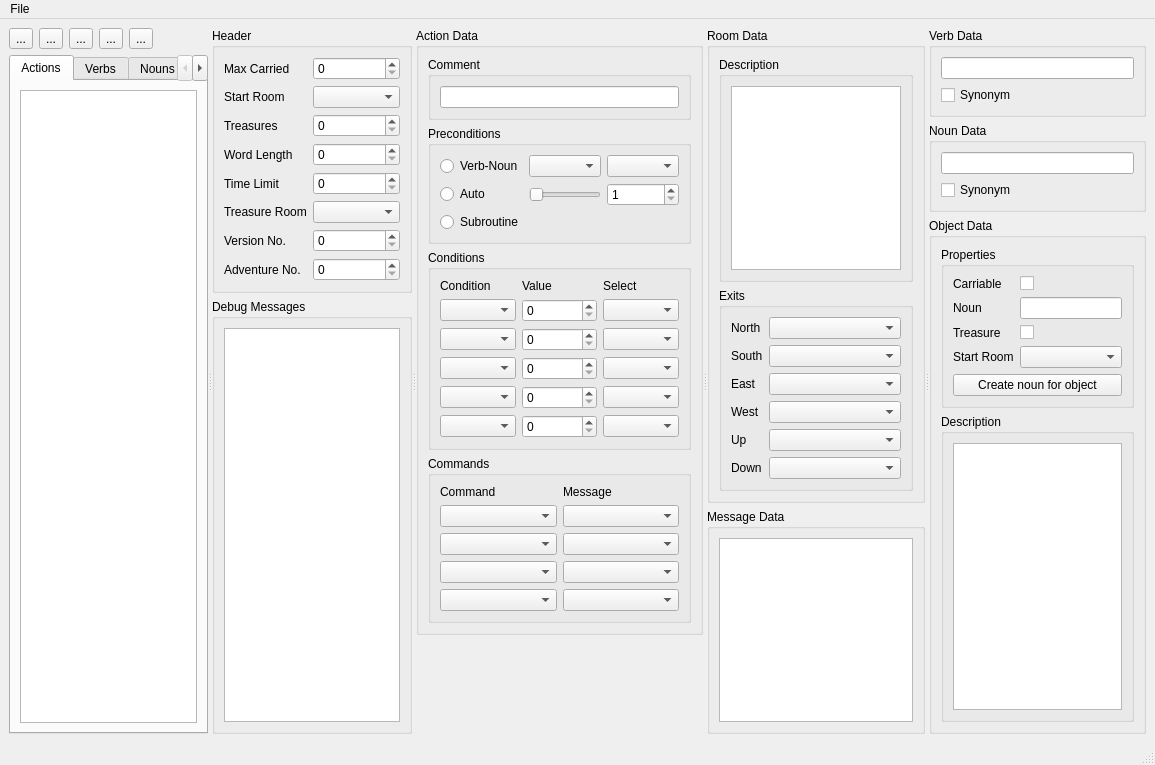
<?xml version="1.0" encoding="UTF-8"?>
<ui version="4.0">
 <class>MainWindow</class>
 <widget class="QMainWindow" name="MainWindow">
  <property name="geometry">
   <rect>
    <x>0</x>
    <y>0</y>
    <width>1155</width>
    <height>765</height>
   </rect>
  </property>
  <property name="sizePolicy">
   <sizepolicy hsizetype="Preferred" vsizetype="Preferred">
    <horstretch>0</horstretch>
    <verstretch>0</verstretch>
   </sizepolicy>
  </property>
  <property name="windowTitle">
   <string>adventshark v0.1.1</string>
  </property>
  <property name="windowIcon">
   <iconset resource="resources/resources.qrc">
    <normaloff>:/newPrefix/hires_adventshark_icon.png</normaloff>:/newPrefix/hires_adventshark_icon.png</iconset>
  </property>
  <widget class="QWidget" name="centralwidget">
   <layout class="QHBoxLayout" name="horizontalLayout">
    <item>
     <widget class="QSplitter" name="splitter">
      <property name="orientation">
       <enum>Qt::Horizontal</enum>
      </property>
      <widget class="QWidget" name="layoutWidget">
       <layout class="QVBoxLayout" name="verticalLayout_2">
        <item>
         <layout class="QHBoxLayout" name="horizontalLayout_10">
          <item>
           <widget class="QToolButton" name="toolButton_Move_Up">
            <property name="toolTip">
             <string>Move Up</string>
            </property>
            <property name="text">
             <string>...</string>
            </property>
            <property name="icon">
             <iconset resource="resources/resources.qrc">
              <normaloff>:/newPrefix/hires_move_up.png</normaloff>:/newPrefix/hires_move_up.png</iconset>
            </property>
           </widget>
          </item>
          <item>
           <widget class="QToolButton" name="toolButton_Move_Down">
            <property name="toolTip">
             <string>Move Down</string>
            </property>
            <property name="text">
             <string>...</string>
            </property>
            <property name="icon">
             <iconset resource="resources/resources.qrc">
              <normaloff>:/newPrefix/hires_move_down.png</normaloff>:/newPrefix/hires_move_down.png</iconset>
            </property>
           </widget>
          </item>
          <item>
           <widget class="QToolButton" name="toolButton_Add_Above">
            <property name="toolTip">
             <string>Add Above</string>
            </property>
            <property name="text">
             <string>...</string>
            </property>
            <property name="icon">
             <iconset resource="resources/resources.qrc">
              <normaloff>:/newPrefix/hires_insert_above.png</normaloff>:/newPrefix/hires_insert_above.png</iconset>
            </property>
           </widget>
          </item>
          <item>
           <widget class="QToolButton" name="toolButton_Add_Below">
            <property name="toolTip">
             <string>Add Below</string>
            </property>
            <property name="text">
             <string>...</string>
            </property>
            <property name="icon">
             <iconset resource="resources/resources.qrc">
              <normaloff>:/newPrefix/hires_insert_below.png</normaloff>:/newPrefix/hires_insert_below.png</iconset>
            </property>
           </widget>
          </item>
          <item>
           <widget class="QToolButton" name="toolButton_Remove">
            <property name="toolTip">
             <string>Remove</string>
            </property>
            <property name="text">
             <string>...</string>
            </property>
            <property name="icon">
             <iconset resource="resources/resources.qrc">
              <normaloff>:/newPrefix/hires_remove.png</normaloff>:/newPrefix/hires_remove.png</iconset>
            </property>
           </widget>
          </item>
          <item>
           <spacer name="horizontalSpacer">
            <property name="orientation">
             <enum>Qt::Horizontal</enum>
            </property>
            <property name="sizeHint" stdset="0">
             <size>
              <width>40</width>
              <height>20</height>
             </size>
            </property>
           </spacer>
          </item>
         </layout>
        </item>
        <item>
         <widget class="QTabWidget" name="tabWidget">
          <property name="minimumSize">
           <size>
            <width>0</width>
            <height>0</height>
           </size>
          </property>
          <property name="sizeIncrement">
           <size>
            <width>0</width>
            <height>0</height>
           </size>
          </property>
          <property name="autoFillBackground">
           <bool>false</bool>
          </property>
          <property name="currentIndex">
           <number>0</number>
          </property>
          <widget class="QWidget" name="tab_actions">
           <attribute name="title">
            <string>Actions</string>
           </attribute>
           <layout class="QHBoxLayout" name="horizontalLayout_2">
            <item>
             <widget class="QListWidget" name="listWidget_action"/>
            </item>
           </layout>
          </widget>
          <widget class="QWidget" name="tab_verbs">
           <attribute name="title">
            <string>Verbs</string>
           </attribute>
           <layout class="QHBoxLayout" name="horizontalLayout_3">
            <item>
             <widget class="QListWidget" name="listWidget_verb"/>
            </item>
           </layout>
          </widget>
          <widget class="QWidget" name="tab_nouns">
           <attribute name="title">
            <string>Nouns</string>
           </attribute>
           <layout class="QHBoxLayout" name="horizontalLayout_4">
            <item>
             <widget class="QListWidget" name="listWidget_noun"/>
            </item>
           </layout>
          </widget>
          <widget class="QWidget" name="tab_messages">
           <attribute name="title">
            <string>Messages</string>
           </attribute>
           <layout class="QHBoxLayout" name="horizontalLayout_5">
            <item>
             <widget class="QListWidget" name="listWidget_message"/>
            </item>
           </layout>
          </widget>
          <widget class="QWidget" name="tab_rooms">
           <attribute name="title">
            <string>Rooms</string>
           </attribute>
           <layout class="QHBoxLayout" name="horizontalLayout_6">
            <item>
             <widget class="QListWidget" name="listWidget_room"/>
            </item>
           </layout>
          </widget>
          <widget class="QWidget" name="tab_objects">
           <attribute name="title">
            <string>Objects</string>
           </attribute>
           <layout class="QHBoxLayout" name="horizontalLayout_7">
            <item>
             <widget class="QListWidget" name="listWidget_object"/>
            </item>
           </layout>
          </widget>
         </widget>
        </item>
       </layout>
      </widget>
      <widget class="QWidget" name="layoutWidget">
       <layout class="QVBoxLayout" name="verticalLayout_15">
        <item>
         <widget class="QGroupBox" name="groupBox_general">
          <property name="title">
           <string>Header</string>
          </property>
          <layout class="QHBoxLayout" name="horizontalLayout_8">
           <item>
            <layout class="QFormLayout" name="formLayout_3">
             <item row="0" column="0">
              <widget class="QLabel" name="label_34">
               <property name="text">
                <string>Max Carried</string>
               </property>
              </widget>
             </item>
             <item row="1" column="0">
              <widget class="QLabel" name="label_35">
               <property name="text">
                <string>Start Room</string>
               </property>
              </widget>
             </item>
             <item row="2" column="0">
              <widget class="QLabel" name="label_36">
               <property name="text">
                <string>Treasures</string>
               </property>
              </widget>
             </item>
             <item row="3" column="0">
              <widget class="QLabel" name="label_37">
               <property name="text">
                <string>Word Length</string>
               </property>
              </widget>
             </item>
             <item row="4" column="0">
              <widget class="QLabel" name="label_38">
               <property name="text">
                <string>Time Limit</string>
               </property>
              </widget>
             </item>
             <item row="5" column="0">
              <widget class="QLabel" name="label_39">
               <property name="text">
                <string>Treasure Room</string>
               </property>
              </widget>
             </item>
             <item row="6" column="0">
              <widget class="QLabel" name="label_40">
               <property name="text">
                <string>Version No.</string>
               </property>
              </widget>
             </item>
             <item row="7" column="0">
              <widget class="QLabel" name="label_41">
               <property name="text">
                <string>Adventure No.</string>
               </property>
              </widget>
             </item>
             <item row="0" column="1">
              <widget class="QSpinBox" name="spinBox_max_objects_carried">
               <property name="maximum">
                <number>65535</number>
               </property>
              </widget>
             </item>
             <item row="1" column="1">
              <widget class="QComboBox" name="comboBox_start_room"/>
             </item>
             <item row="2" column="1">
              <widget class="QSpinBox" name="spinBox_treasures">
               <property name="maximum">
                <number>65535</number>
               </property>
              </widget>
             </item>
             <item row="3" column="1">
              <widget class="QSpinBox" name="spinBox_word_length">
               <property name="maximum">
                <number>65535</number>
               </property>
              </widget>
             </item>
             <item row="4" column="1">
              <widget class="QSpinBox" name="spinBox_time_limit">
               <property name="maximum">
                <number>65535</number>
               </property>
              </widget>
             </item>
             <item row="5" column="1">
              <widget class="QComboBox" name="comboBox_treasure_room"/>
             </item>
             <item row="6" column="1">
              <widget class="QSpinBox" name="spinBox_version_number">
               <property name="maximum">
                <number>65535</number>
               </property>
              </widget>
             </item>
             <item row="7" column="1">
              <widget class="QSpinBox" name="spinBox_adventure_number">
               <property name="maximum">
                <number>65535</number>
               </property>
              </widget>
             </item>
            </layout>
           </item>
          </layout>
         </widget>
        </item>
        <item>
         <widget class="QGroupBox" name="groupBox_debug">
          <property name="title">
           <string>Debug Messages</string>
          </property>
          <layout class="QVBoxLayout" name="verticalLayout_16">
           <item>
            <widget class="QPlainTextEdit" name="plainTextEdit_debug"/>
           </item>
          </layout>
         </widget>
        </item>
       </layout>
      </widget>
      <widget class="QWidget" name="layoutWidget">
       <layout class="QVBoxLayout" name="verticalLayout_13">
        <item>
         <widget class="QGroupBox" name="groupBox_action">
          <property name="title">
           <string>Action Data</string>
          </property>
          <layout class="QVBoxLayout" name="verticalLayout_18">
           <item>
            <widget class="QGroupBox" name="groupBox_5">
             <property name="title">
              <string>Comment</string>
             </property>
             <layout class="QVBoxLayout" name="verticalLayout_19">
              <item>
               <widget class="QLineEdit" name="lineEdit_action_comment"/>
              </item>
             </layout>
            </widget>
           </item>
           <item>
            <widget class="QGroupBox" name="groupBox_6">
             <property name="title">
              <string>Preconditions</string>
             </property>
             <layout class="QVBoxLayout" name="verticalLayout_20">
              <item>
               <layout class="QGridLayout" name="gridLayout_3">
                <item row="1" column="1">
                 <widget class="QSlider" name="horizontalSlider_precondition_chance">
                  <property name="minimum">
                   <number>1</number>
                  </property>
                  <property name="maximum">
                   <number>100</number>
                  </property>
                  <property name="orientation">
                   <enum>Qt::Horizontal</enum>
                  </property>
                 </widget>
                </item>
                <item row="0" column="0">
                 <widget class="QRadioButton" name="radioButton_precondition_verb_noun">
                  <property name="text">
                   <string>Verb-Noun</string>
                  </property>
                 </widget>
                </item>
                <item row="1" column="0">
                 <widget class="QRadioButton" name="radioButton_precondition_auto">
                  <property name="text">
                   <string>Auto</string>
                  </property>
                 </widget>
                </item>
                <item row="0" column="2">
                 <widget class="QComboBox" name="comboBox_precondition_noun"/>
                </item>
                <item row="2" column="0">
                 <widget class="QRadioButton" name="radioButton_precondition_subroutine">
                  <property name="text">
                   <string>Subroutine</string>
                  </property>
                 </widget>
                </item>
                <item row="0" column="1">
                 <widget class="QComboBox" name="comboBox_precondition_verb"/>
                </item>
                <item row="1" column="2">
                 <widget class="QSpinBox" name="spinBox_precondition_chance">
                  <property name="toolTip">
                   <string>Percent Chance of Executing</string>
                  </property>
                  <property name="minimum">
                   <number>1</number>
                  </property>
                  <property name="maximum">
                   <number>100</number>
                  </property>
                 </widget>
                </item>
               </layout>
              </item>
             </layout>
            </widget>
           </item>
           <item>
            <widget class="QGroupBox" name="groupBox_7">
             <property name="title">
              <string>Conditions</string>
             </property>
             <layout class="QVBoxLayout" name="verticalLayout_21">
              <item>
               <layout class="QGridLayout" name="gridLayout">
                <item row="1" column="0">
                 <widget class="QComboBox" name="comboBox_condition_code_1"/>
                </item>
                <item row="0" column="0">
                 <widget class="QLabel" name="label_5">
                  <property name="text">
                   <string>Condition</string>
                  </property>
                  <property name="alignment">
                   <set>Qt::AlignBottom|Qt::AlignLeading|Qt::AlignLeft</set>
                  </property>
                 </widget>
                </item>
                <item row="1" column="1">
                 <widget class="QSpinBox" name="spinBox_condition_argument_1">
                  <property name="maximum">
                   <number>65535</number>
                  </property>
                 </widget>
                </item>
                <item row="3" column="1">
                 <widget class="QSpinBox" name="spinBox_condition_argument_3">
                  <property name="maximum">
                   <number>65535</number>
                  </property>
                 </widget>
                </item>
                <item row="2" column="0">
                 <widget class="QComboBox" name="comboBox_condition_code_2"/>
                </item>
                <item row="4" column="0">
                 <widget class="QComboBox" name="comboBox_condition_code_4"/>
                </item>
                <item row="2" column="1">
                 <widget class="QSpinBox" name="spinBox_condition_argument_2">
                  <property name="maximum">
                   <number>65535</number>
                  </property>
                 </widget>
                </item>
                <item row="3" column="0">
                 <widget class="QComboBox" name="comboBox_condition_code_3"/>
                </item>
                <item row="0" column="1">
                 <widget class="QLabel" name="label_6">
                  <property name="text">
                   <string>Value</string>
                  </property>
                  <property name="alignment">
                   <set>Qt::AlignBottom|Qt::AlignLeading|Qt::AlignLeft</set>
                  </property>
                 </widget>
                </item>
                <item row="4" column="1">
                 <widget class="QSpinBox" name="spinBox_condition_argument_4">
                  <property name="maximum">
                   <number>65535</number>
                  </property>
                 </widget>
                </item>
                <item row="0" column="2">
                 <widget class="QLabel" name="label_7">
                  <property name="text">
                   <string>Select</string>
                  </property>
                  <property name="alignment">
                   <set>Qt::AlignBottom|Qt::AlignLeading|Qt::AlignLeft</set>
                  </property>
                 </widget>
                </item>
                <item row="1" column="2">
                 <widget class="QComboBox" name="comboBox_condition_argument_1"/>
                </item>
                <item row="2" column="2">
                 <widget class="QComboBox" name="comboBox_condition_argument_2"/>
                </item>
                <item row="3" column="2">
                 <widget class="QComboBox" name="comboBox_condition_argument_3"/>
                </item>
                <item row="4" column="2">
                 <widget class="QComboBox" name="comboBox_condition_argument_4"/>
                </item>
                <item row="5" column="0">
                 <widget class="QComboBox" name="comboBox_condition_code_5"/>
                </item>
                <item row="5" column="1">
                 <widget class="QSpinBox" name="spinBox_condition_argument_5"/>
                </item>
                <item row="5" column="2">
                 <widget class="QComboBox" name="comboBox_condition_argument_5"/>
                </item>
               </layout>
              </item>
             </layout>
            </widget>
           </item>
           <item>
            <widget class="QGroupBox" name="groupBox_8">
             <property name="title">
              <string>Commands</string>
             </property>
             <layout class="QVBoxLayout" name="verticalLayout_22">
              <item>
               <layout class="QGridLayout" name="gridLayout_2">
                <item row="3" column="0">
                 <widget class="QComboBox" name="comboBox_command_code_3"/>
                </item>
                <item row="0" column="0">
                 <widget class="QLabel" name="label_8">
                  <property name="text">
                   <string>Command</string>
                  </property>
                  <property name="alignment">
                   <set>Qt::AlignBottom|Qt::AlignLeading|Qt::AlignLeft</set>
                  </property>
                 </widget>
                </item>
                <item row="4" column="0">
                 <widget class="QComboBox" name="comboBox_command_code_4"/>
                </item>
                <item row="3" column="1">
                 <widget class="QComboBox" name="comboBox_command_message_3"/>
                </item>
                <item row="0" column="1">
                 <widget class="QLabel" name="label_10">
                  <property name="text">
                   <string>Message</string>
                  </property>
                  <property name="alignment">
                   <set>Qt::AlignBottom|Qt::AlignLeading|Qt::AlignLeft</set>
                  </property>
                 </widget>
                </item>
                <item row="1" column="0">
                 <widget class="QComboBox" name="comboBox_command_code_1"/>
                </item>
                <item row="2" column="0">
                 <widget class="QComboBox" name="comboBox_command_code_2"/>
                </item>
                <item row="4" column="1">
                 <widget class="QComboBox" name="comboBox_command_message_4"/>
                </item>
                <item row="1" column="1">
                 <widget class="QComboBox" name="comboBox_command_message_1"/>
                </item>
                <item row="2" column="1">
                 <widget class="QComboBox" name="comboBox_command_message_2"/>
                </item>
               </layout>
              </item>
             </layout>
            </widget>
           </item>
          </layout>
         </widget>
        </item>
        <item>
         <spacer name="verticalSpacer_4">
          <property name="orientation">
           <enum>Qt::Vertical</enum>
          </property>
          <property name="sizeHint" stdset="0">
           <size>
            <width>20</width>
            <height>40</height>
           </size>
          </property>
         </spacer>
        </item>
       </layout>
      </widget>
      <widget class="QWidget" name="layoutWidget">
       <layout class="QVBoxLayout" name="verticalLayout_8">
        <item>
         <widget class="QGroupBox" name="groupBox_room">
          <property name="enabled">
           <bool>true</bool>
          </property>
          <property name="title">
           <string>Room Data</string>
          </property>
          <layout class="QVBoxLayout" name="verticalLayout_26">
           <item>
            <widget class="QGroupBox" name="groupBox_17">
             <property name="title">
              <string>Description</string>
             </property>
             <layout class="QVBoxLayout" name="verticalLayout_4">
              <item>
               <widget class="QPlainTextEdit" name="plainTextEdit_room_description"/>
              </item>
             </layout>
            </widget>
           </item>
           <item>
            <widget class="QGroupBox" name="groupBox_19">
             <property name="enabled">
              <bool>true</bool>
             </property>
             <property name="title">
              <string>Exits</string>
             </property>
             <layout class="QVBoxLayout" name="verticalLayout_12">
              <item>
               <layout class="QFormLayout" name="formLayout_2">
                <item row="0" column="0">
                 <widget class="QLabel" name="label_22">
                  <property name="text">
                   <string>North</string>
                  </property>
                 </widget>
                </item>
                <item row="0" column="1">
                 <widget class="QComboBox" name="comboBox_room_exit_north"/>
                </item>
                <item row="2" column="0">
                 <widget class="QLabel" name="label_24">
                  <property name="text">
                   <string>East</string>
                  </property>
                 </widget>
                </item>
                <item row="1" column="0">
                 <widget class="QLabel" name="label_23">
                  <property name="text">
                   <string>South</string>
                  </property>
                 </widget>
                </item>
                <item row="3" column="0">
                 <widget class="QLabel" name="label_25">
                  <property name="text">
                   <string>West</string>
                  </property>
                 </widget>
                </item>
                <item row="4" column="0">
                 <widget class="QLabel" name="label_26">
                  <property name="text">
                   <string>Up</string>
                  </property>
                 </widget>
                </item>
                <item row="5" column="0">
                 <widget class="QLabel" name="label_27">
                  <property name="text">
                   <string>Down</string>
                  </property>
                 </widget>
                </item>
                <item row="1" column="1">
                 <widget class="QComboBox" name="comboBox_room_exit_south"/>
                </item>
                <item row="2" column="1">
                 <widget class="QComboBox" name="comboBox_room_exit_east"/>
                </item>
                <item row="3" column="1">
                 <widget class="QComboBox" name="comboBox_room_exit_west"/>
                </item>
                <item row="4" column="1">
                 <widget class="QComboBox" name="comboBox_room_exit_up"/>
                </item>
                <item row="5" column="1">
                 <widget class="QComboBox" name="comboBox_room_exit_down"/>
                </item>
               </layout>
              </item>
             </layout>
            </widget>
           </item>
          </layout>
         </widget>
        </item>
        <item>
         <widget class="QGroupBox" name="groupBox_message">
          <property name="title">
           <string>Message Data</string>
          </property>
          <layout class="QVBoxLayout" name="verticalLayout_6">
           <item>
            <widget class="QPlainTextEdit" name="plainTextEdit_message"/>
           </item>
          </layout>
         </widget>
        </item>
       </layout>
      </widget>
      <widget class="QWidget" name="layoutWidget">
       <layout class="QVBoxLayout" name="verticalLayout_10">
        <item>
         <widget class="QGroupBox" name="groupBox_verb">
          <property name="title">
           <string>Verb Data</string>
          </property>
          <layout class="QVBoxLayout" name="verticalLayout_24">
           <item>
            <widget class="QLineEdit" name="lineEdit_verb"/>
           </item>
           <item>
            <widget class="QCheckBox" name="checkBox_verb_synonym">
             <property name="text">
              <string>Synonym</string>
             </property>
            </widget>
           </item>
          </layout>
         </widget>
        </item>
        <item>
         <widget class="QGroupBox" name="groupBox_noun">
          <property name="title">
           <string>Noun Data</string>
          </property>
          <layout class="QVBoxLayout" name="verticalLayout">
           <item>
            <widget class="QLineEdit" name="lineEdit_noun"/>
           </item>
           <item>
            <widget class="QCheckBox" name="checkBox_noun_synonym">
             <property name="text">
              <string>Synonym</string>
             </property>
            </widget>
           </item>
          </layout>
         </widget>
        </item>
        <item>
         <widget class="QGroupBox" name="groupBox_object">
          <property name="title">
           <string>Object Data</string>
          </property>
          <layout class="QVBoxLayout" name="verticalLayout_9">
           <item>
            <widget class="QGroupBox" name="groupBox_23">
             <property name="title">
              <string>Properties</string>
             </property>
             <layout class="QVBoxLayout" name="verticalLayout_11">
              <item>
               <layout class="QFormLayout" name="formLayout">
                <item row="0" column="0">
                 <widget class="QLabel" name="label">
                  <property name="text">
                   <string>Carriable</string>
                  </property>
                 </widget>
                </item>
                <item row="0" column="1">
                 <widget class="QCheckBox" name="checkBox_object_carriable">
                  <property name="text">
                   <string/>
                  </property>
                 </widget>
                </item>
                <item row="1" column="0">
                 <widget class="QLabel" name="label_30">
                  <property name="text">
                   <string>Noun</string>
                  </property>
                 </widget>
                </item>
                <item row="1" column="1">
                 <widget class="QLineEdit" name="lineEdit_object_noun"/>
                </item>
                <item row="2" column="0">
                 <widget class="QLabel" name="label_2">
                  <property name="text">
                   <string>Treasure</string>
                  </property>
                 </widget>
                </item>
                <item row="2" column="1">
                 <widget class="QCheckBox" name="checkBox_object_treasure">
                  <property name="text">
                   <string/>
                  </property>
                 </widget>
                </item>
                <item row="3" column="0">
                 <widget class="QLabel" name="label_31">
                  <property name="text">
                   <string>Start Room</string>
                  </property>
                 </widget>
                </item>
                <item row="3" column="1">
                 <widget class="QComboBox" name="comboBox_object_room"/>
                </item>
               </layout>
              </item>
              <item>
               <widget class="QPushButton" name="pushButton_create_noun_for_object">
                <property name="toolTip">
                 <string>Add object noun to noun list</string>
                </property>
                <property name="text">
                 <string>Create noun for object</string>
                </property>
               </widget>
              </item>
             </layout>
            </widget>
           </item>
           <item>
            <widget class="QGroupBox" name="groupBox_22">
             <property name="title">
              <string>Description</string>
             </property>
             <layout class="QVBoxLayout" name="verticalLayout_29">
              <item>
               <widget class="QPlainTextEdit" name="plainTextEdit_object_description"/>
              </item>
             </layout>
            </widget>
           </item>
          </layout>
         </widget>
        </item>
       </layout>
      </widget>
     </widget>
    </item>
   </layout>
  </widget>
  <widget class="QMenuBar" name="menubar">
   <property name="geometry">
    <rect>
     <x>0</x>
     <y>0</y>
     <width>1155</width>
     <height>23</height>
    </rect>
   </property>
   <widget class="QMenu" name="menuFile">
    <property name="title">
     <string>File</string>
    </property>
    <addaction name="actionNew"/>
    <addaction name="actionOpen"/>
    <addaction name="separator"/>
    <addaction name="actionSave"/>
    <addaction name="actionSave_As"/>
    <addaction name="separator"/>
    <addaction name="actionExport_As"/>
    <addaction name="separator"/>
    <addaction name="actionQuit"/>
   </widget>
   <addaction name="menuFile"/>
  </widget>
  <widget class="QStatusBar" name="statusbar"/>
  <action name="actionNew">
   <property name="text">
    <string>New</string>
   </property>
  </action>
  <action name="actionOpen">
   <property name="text">
    <string>Open</string>
   </property>
  </action>
  <action name="actionSave">
   <property name="text">
    <string>Save</string>
   </property>
  </action>
  <action name="actionSave_As">
   <property name="text">
    <string>Save As</string>
   </property>
  </action>
  <action name="actionQuit">
   <property name="text">
    <string>Quit</string>
   </property>
  </action>
  <action name="actionExport_As">
   <property name="text">
    <string>Export As</string>
   </property>
  </action>
 </widget>
 <resources>
  <include location="resources/resources.qrc"/>
 </resources>
 <connections/>
</ui>
